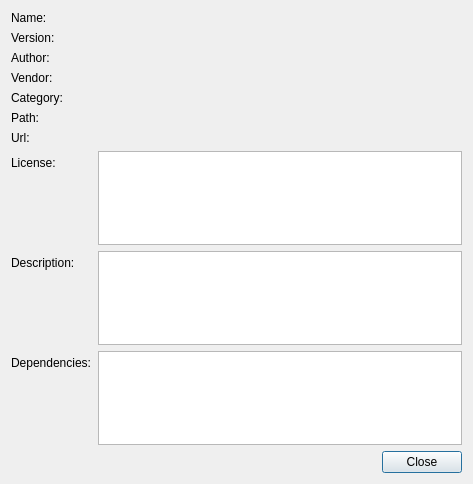
<?xml version="1.0" encoding="UTF-8"?>
<ui version="4.0">
 <class>PluginDetailsView</class>
 <widget class="QDialog" name="PluginDetailsView">
  <property name="geometry">
   <rect>
    <x>0</x>
    <y>0</y>
    <width>473</width>
    <height>484</height>
   </rect>
  </property>
  <property name="windowTitle">
   <string>Dialog</string>
  </property>
  <layout class="QVBoxLayout" name="verticalLayout">
   <item>
    <layout class="QFormLayout" name="formLayout">
     <item row="0" column="0">
      <widget class="QLabel" name="label">
       <property name="text">
        <string>Name:</string>
       </property>
      </widget>
     </item>
     <item row="0" column="1">
      <widget class="QLabel" name="nameLabel">
       <property name="text">
        <string/>
       </property>
       <property name="openExternalLinks">
        <bool>true</bool>
       </property>
       <property name="textInteractionFlags">
        <set>Qt::LinksAccessibleByMouse|Qt::TextSelectableByMouse</set>
       </property>
      </widget>
     </item>
     <item row="1" column="0">
      <widget class="QLabel" name="label_2">
       <property name="text">
        <string>Version:</string>
       </property>
      </widget>
     </item>
     <item row="1" column="1">
      <widget class="QLabel" name="versionLabel">
       <property name="text">
        <string/>
       </property>
       <property name="openExternalLinks">
        <bool>true</bool>
       </property>
       <property name="textInteractionFlags">
        <set>Qt::LinksAccessibleByMouse|Qt::TextSelectableByMouse</set>
       </property>
      </widget>
     </item>
     <item row="2" column="0">
      <widget class="QLabel" name="label_3">
       <property name="text">
        <string>Author:</string>
       </property>
      </widget>
     </item>
     <item row="2" column="1">
      <widget class="QLabel" name="authorLabel">
       <property name="text">
        <string/>
       </property>
       <property name="openExternalLinks">
        <bool>true</bool>
       </property>
       <property name="textInteractionFlags">
        <set>Qt::LinksAccessibleByMouse|Qt::TextSelectableByMouse</set>
       </property>
      </widget>
     </item>
     <item row="3" column="0">
      <widget class="QLabel" name="label_4">
       <property name="text">
        <string>Vendor:</string>
       </property>
      </widget>
     </item>
     <item row="3" column="1">
      <widget class="QLabel" name="vendorLabel">
       <property name="text">
        <string/>
       </property>
       <property name="openExternalLinks">
        <bool>true</bool>
       </property>
       <property name="textInteractionFlags">
        <set>Qt::LinksAccessibleByMouse|Qt::TextSelectableByMouse</set>
       </property>
      </widget>
     </item>
     <item row="4" column="0">
      <widget class="QLabel" name="label_9">
       <property name="text">
        <string>Category:</string>
       </property>
      </widget>
     </item>
     <item row="4" column="1">
      <widget class="QLabel" name="categoryLabel">
       <property name="text">
        <string/>
       </property>
       <property name="openExternalLinks">
        <bool>true</bool>
       </property>
       <property name="textInteractionFlags">
        <set>Qt::LinksAccessibleByMouse|Qt::TextSelectableByMouse</set>
       </property>
      </widget>
     </item>
     <item row="5" column="0">
      <widget class="QLabel" name="label_10">
       <property name="text">
        <string>Path:</string>
       </property>
      </widget>
     </item>
     <item row="5" column="1">
      <widget class="QLabel" name="pathLabel">
       <property name="text">
        <string/>
       </property>
       <property name="openExternalLinks">
        <bool>true</bool>
       </property>
       <property name="textInteractionFlags">
        <set>Qt::LinksAccessibleByMouse|Qt::TextSelectableByMouse</set>
       </property>
      </widget>
     </item>
     <item row="6" column="0">
      <widget class="QLabel" name="label_5">
       <property name="text">
        <string>Url:</string>
       </property>
      </widget>
     </item>
     <item row="6" column="1">
      <widget class="QLabel" name="urlLabel">
       <property name="text">
        <string/>
       </property>
       <property name="openExternalLinks">
        <bool>true</bool>
       </property>
       <property name="textInteractionFlags">
        <set>Qt::LinksAccessibleByMouse|Qt::TextSelectableByMouse</set>
       </property>
      </widget>
     </item>
     <item row="7" column="0">
      <widget class="QLabel" name="label_6">
       <property name="text">
        <string>License:</string>
       </property>
      </widget>
     </item>
     <item row="7" column="1">
      <widget class="QPlainTextEdit" name="licenseTextEdit">
       <property name="readOnly">
        <bool>true</bool>
       </property>
      </widget>
     </item>
     <item row="8" column="0">
      <widget class="QLabel" name="label_7">
       <property name="text">
        <string>Description:</string>
       </property>
      </widget>
     </item>
     <item row="8" column="1">
      <widget class="QPlainTextEdit" name="descriptionTextEdit">
       <property name="readOnly">
        <bool>true</bool>
       </property>
      </widget>
     </item>
     <item row="9" column="0">
      <widget class="QLabel" name="label_8">
       <property name="text">
        <string>Dependencies:</string>
       </property>
      </widget>
     </item>
     <item row="9" column="1">
      <widget class="QListWidget" name="dependListWidget"/>
     </item>
    </layout>
   </item>
   <item>
    <widget class="QDialogButtonBox" name="buttonBox">
     <property name="orientation">
      <enum>Qt::Horizontal</enum>
     </property>
     <property name="standardButtons">
      <set>QDialogButtonBox::Close</set>
     </property>
    </widget>
   </item>
  </layout>
 </widget>
 <resources/>
 <connections>
  <connection>
   <sender>buttonBox</sender>
   <signal>accepted()</signal>
   <receiver>PluginDetailsView</receiver>
   <slot>accept()</slot>
   <hints>
    <hint type="sourcelabel">
     <x>248</x>
     <y>254</y>
    </hint>
    <hint type="destinationlabel">
     <x>157</x>
     <y>274</y>
    </hint>
   </hints>
  </connection>
  <connection>
   <sender>buttonBox</sender>
   <signal>rejected()</signal>
   <receiver>PluginDetailsView</receiver>
   <slot>reject()</slot>
   <hints>
    <hint type="sourcelabel">
     <x>316</x>
     <y>260</y>
    </hint>
    <hint type="destinationlabel">
     <x>286</x>
     <y>274</y>
    </hint>
   </hints>
  </connection>
 </connections>
</ui>
